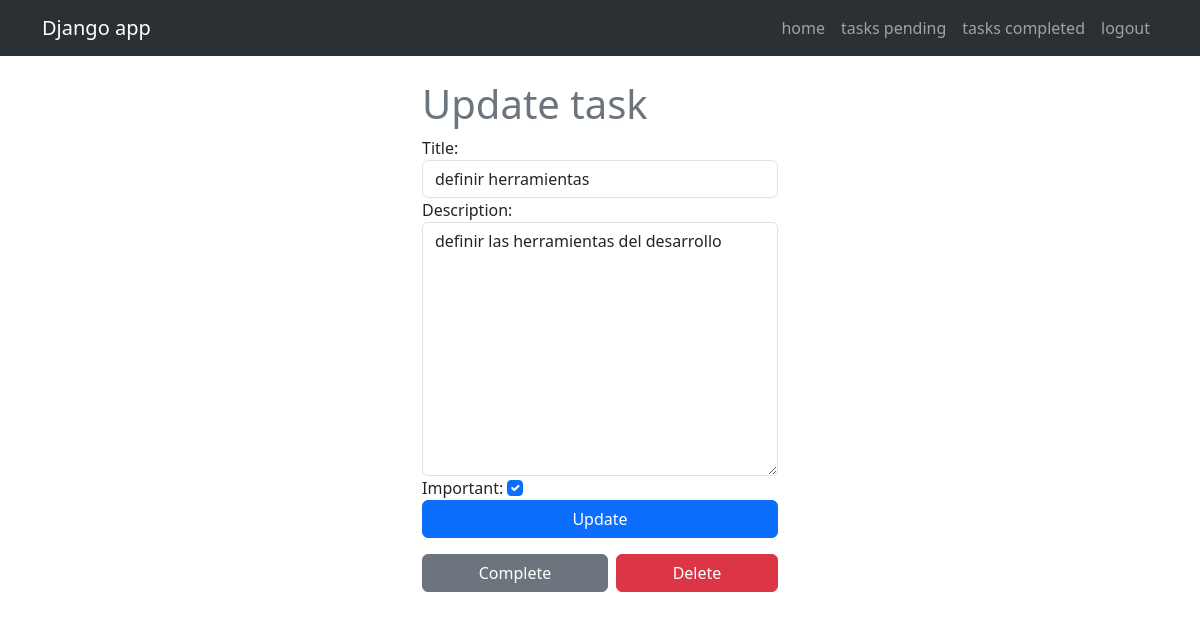
The app's page /tasks/2/ (signed in) with its own data.
### tasks/models.py (models this page shows, shortened)
class Task(models.Model):
    title = models.CharField(max_length=200)
    description = models.TextField(blank=True)
    created = models.DateTimeField(auto_now_add=True)
    datecompleted = models.DateTimeField(null=True, blank=True)
    important = models.BooleanField(default=False)
    user = models.ForeignKey(User, on_delete=models.CASCADE)

### tasks/views.py (the view, shortened to what this page needs)
# urls.py: path("tasks/<int:id>/", views.task_detail, name="task_detail"),
@login_required
def task_detail(request, id):
    if request.method == "GET":
        task = get_object_or_404(Task, pk=id, user=request.user)
        form = TaskForm(instance=task)
        return render(request, "task_detail.html", {"task": task, "form": form})

### tasks/form.py
class TaskForm(forms.ModelForm):
    class Meta:
        model = Task
        fields = ["title", "description", "important"]
        widgets = {
            "title": forms.TextInput(
                attrs={"class": "form-control", "placeholder": "Write a title"}
            ),
            "description": forms.Textarea(
                attrs={"class": "form-control", "placeholder": "Write a description"}
            ),
            "important": forms.CheckboxInput(
                attrs={"class": "form-check-input text-center"}
            ),
        }

### tasks/templates/task_detail.html (shortened to what this page needs)
{% extends "layouts/base.html" %} {% block content %}
<main class="container">
  <div class="row">
    <div class="col-md-4 offset-md-4 mt-4">
      <h1 class="text-secondary">Update task</h1>
      <form action="{% url 'task_detail' task.id %}" method="POST">
        {% csrf_token %} {{ form }}
        <button class="btn btn-primary w-100">Update</button>
      </form>
      <div class="d-flex gap-2 mt-3">
        <form action="{% url 'complete_task' task.id %}" method="POST" class="flex-grow-1">
          <button class="btn btn-secondary w-100">Complete</button>
        </form>
        <form action="{% url 'delete_task' task.id %}" method="POST" class="flex-grow-1">
          <button class="btn btn-danger w-100" onclick="return confirm('¿Eliminar esta tarea?');">
            Delete
          </button>
        </form>
      </div>
    </div>
  </div>
</main>
{% endblock %}

### records on screen
Task: title "definir herramientas", description "definir las herramientas del desarrollo", important "☑"
